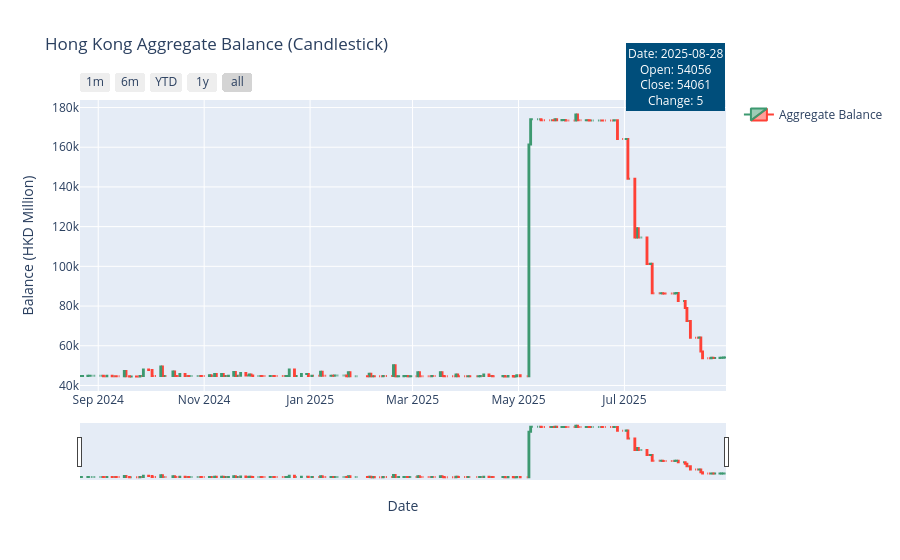

This figure's notebook cell:
### Code cell
aggreBal_fig = go.Figure(data=[go.Candlestick(
    x=aggreBal_df['end_of_date'],
    open=aggreBal_df['opening_balance'],
    high=aggreBal_df['high'],
    low=aggreBal_df['low'],
    close=aggreBal_df['closing_balance'],
    name='Aggregate Balance',
    showlegend=True,
)])

last_date = aggreBal_df['end_of_date'].iloc[0]
last_open = aggreBal_df['opening_balance'].iloc[0]
last_close = aggreBal_df['closing_balance'].iloc[0]
last_day_change = aggreBal_df['day_change'].iloc[0]

aggreBal_fig.add_annotation(
    text=f"Date: {last_date.strftime('%Y-%m-%d')}<br>Open: {last_open}<br>Close: {last_close}<br>Change: {last_day_change}",
    xref="paper", yref="paper",
    x=1, y=1.2,
    showarrow=False,
    bgcolor="rgba(0, 78, 123, 1)",
    borderwidth=2,
    font=dict(size=12, color="white")
)

aggreBal_fig.update_layout(
    xaxis_rangeslider_visible=True,
    title="Hong Kong Aggregate Balance (Candlestick)",
    xaxis_title="Date",
    yaxis_title="Balance (HKD Million)",
)

aggreBal_fig.update_xaxes(
    rangeslider_visible=True,
    rangeselector=dict(
        buttons=list([
            dict(count=1, label="1m", step="month", stepmode="backward"),
            dict(count=6, label="6m", step="month", stepmode="backward"),
            dict(count=1, label="YTD", step="year", stepmode="todate"),
            dict(count=1, label="1y", step="year", stepmode="backward"),
            dict(step="all")
        ])
    )
)

aggreBal_fig.show()

### Figure 1 — Plotly figure (JSON) as saved in the notebook; plotly's stock layout.template omitted (floating-point values rounded to 4 significant figures; data arrays with more than 128 entries replaced by an {"elided": "..."} marker saying what was removed)
{"data": [{"close": {"elided": "251 int values"}, "high": {"elided": "251 int values"}, "low": {"elided": "251 int values"}, "name": "Aggregate Balance", "open": {"elided": "251 int values"}, "showlegend": true, "type": "candlestick", "x": {"elided": "251 str values"}}], "layout": {"annotations": [{"bgcolor": "rgba(0, 78, 123, 1)", "borderwidth": 2, "font": {"color": "white", "size": 12}, "showarrow": false, "text": "Date: 2025-08-28<br>Open: 54056<br>Close: 54061<br>Change: 5", "x": 1, "xref": "paper", "y": 1.2, "yref": "paper"}], "title": {"text": "Hong Kong Aggregate Balance (Candlestick)"}, "xaxis": {"rangeselector": {"buttons": [{"count": 1, "label": "1m", "step": "month", "stepmode": "backward"}, {"count": 6, "label": "6m", "step": "month", "stepmode": "backward"}, {"count": 1, "label": "YTD", "step": "year", "stepmode": "todate"}, {"count": 1, "label": "1y", "step": "year", "stepmode": "backward"}, {"step": "all"}]}, "rangeslider": {"visible": true}, "title": {"text": "Date"}}, "yaxis": {"title": {"text": "Balance (HKD Million)"}}}}
